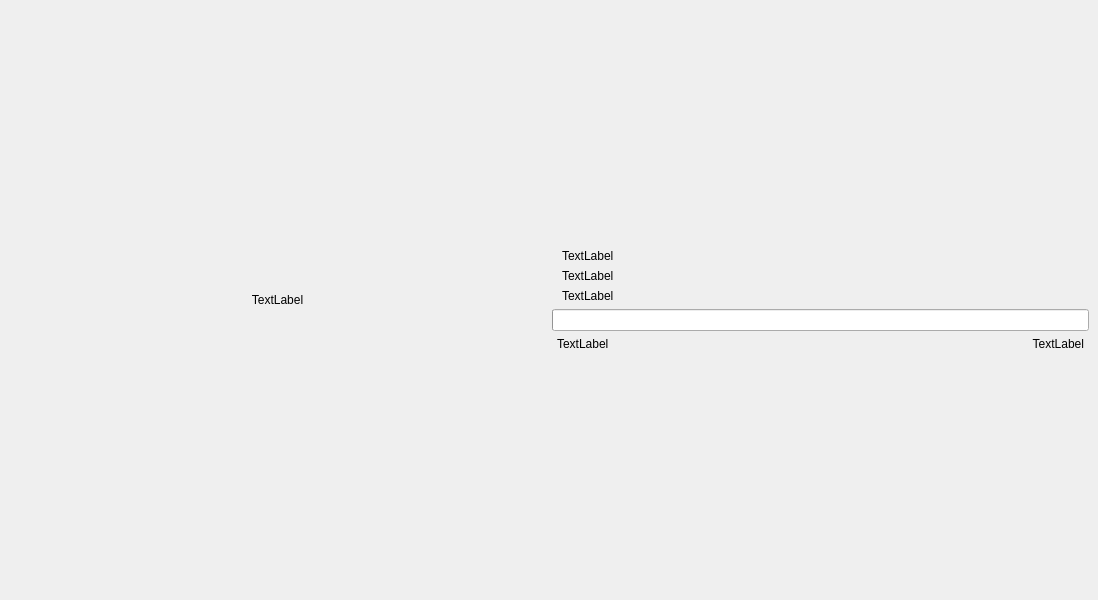
<?xml version="1.0" encoding="UTF-8"?>
<ui version="4.0">
 <class>MainWindow</class>
 <widget class="QMainWindow" name="MainWindow">
  <property name="geometry">
   <rect>
    <x>0</x>
    <y>0</y>
    <width>1098</width>
    <height>600</height>
   </rect>
  </property>
  <property name="windowTitle">
   <string>MainWindow</string>
  </property>
  <widget class="QWidget" name="centralwidget">
   <layout class="QHBoxLayout" name="horizontalLayout_3">
    <item>
     <layout class="QHBoxLayout" name="horizontalLayout_2">
      <item>
       <widget class="QLabel" name="CoverArt">
        <property name="sizePolicy">
         <sizepolicy hsizetype="Expanding" vsizetype="Expanding">
          <horstretch>0</horstretch>
          <verstretch>0</verstretch>
         </sizepolicy>
        </property>
        <property name="text">
         <string>TextLabel</string>
        </property>
        <property name="alignment">
         <set>Qt::AlignCenter</set>
        </property>
        <property name="margin">
         <number>0</number>
        </property>
       </widget>
      </item>
      <item>
       <layout class="QVBoxLayout" name="verticalLayout_2">
        <item>
         <spacer name="verticalSpacer">
          <property name="orientation">
           <enum>Qt::Vertical</enum>
          </property>
          <property name="sizeHint" stdset="0">
           <size>
            <width>20</width>
            <height>40</height>
           </size>
          </property>
         </spacer>
        </item>
        <item>
         <layout class="QVBoxLayout" name="verticalLayout">
          <item>
           <widget class="QLabel" name="Title">
            <property name="text">
             <string>TextLabel</string>
            </property>
            <property name="margin">
             <number>10</number>
            </property>
            <property name="indent">
             <number>10</number>
            </property>
           </widget>
          </item>
          <item>
           <widget class="QLabel" name="Artist">
            <property name="text">
             <string>TextLabel</string>
            </property>
            <property name="margin">
             <number>10</number>
            </property>
            <property name="indent">
             <number>10</number>
            </property>
           </widget>
          </item>
          <item>
           <widget class="QLabel" name="Album">
            <property name="text">
             <string>TextLabel</string>
            </property>
            <property name="scaledContents">
             <bool>false</bool>
            </property>
            <property name="margin">
             <number>10</number>
            </property>
            <property name="indent">
             <number>10</number>
            </property>
           </widget>
          </item>
         </layout>
        </item>
        <item>
         <layout class="QVBoxLayout" name="verticalLayout_3">
          <item>
           <widget class="QProgressBar" name="ProgressBar">
            <property name="sizePolicy">
             <sizepolicy hsizetype="Expanding" vsizetype="Fixed">
              <horstretch>0</horstretch>
              <verstretch>0</verstretch>
             </sizepolicy>
            </property>
            <property name="baseSize">
             <size>
              <width>0</width>
              <height>0</height>
             </size>
            </property>
            <property name="value">
             <number>0</number>
            </property>
            <property name="alignment">
             <set>Qt::AlignCenter</set>
            </property>
            <property name="textVisible">
             <bool>false</bool>
            </property>
           </widget>
          </item>
          <item>
           <layout class="QHBoxLayout" name="horizontalLayout">
            <item>
             <widget class="QLabel" name="Elapsed">
              <property name="text">
               <string>TextLabel</string>
              </property>
              <property name="margin">
               <number>5</number>
              </property>
              <property name="indent">
               <number>5</number>
              </property>
             </widget>
            </item>
            <item>
             <widget class="QLabel" name="Remaining">
              <property name="layoutDirection">
               <enum>Qt::LeftToRight</enum>
              </property>
              <property name="text">
               <string>TextLabel</string>
              </property>
              <property name="alignment">
               <set>Qt::AlignRight|Qt::AlignTrailing|Qt::AlignVCenter</set>
              </property>
              <property name="margin">
               <number>5</number>
              </property>
              <property name="indent">
               <number>5</number>
              </property>
             </widget>
            </item>
           </layout>
          </item>
         </layout>
        </item>
        <item>
         <spacer name="verticalSpacer_2">
          <property name="orientation">
           <enum>Qt::Vertical</enum>
          </property>
          <property name="sizeHint" stdset="0">
           <size>
            <width>20</width>
            <height>40</height>
           </size>
          </property>
         </spacer>
        </item>
       </layout>
      </item>
     </layout>
    </item>
   </layout>
  </widget>
 </widget>
 <resources/>
 <connections/>
</ui>
